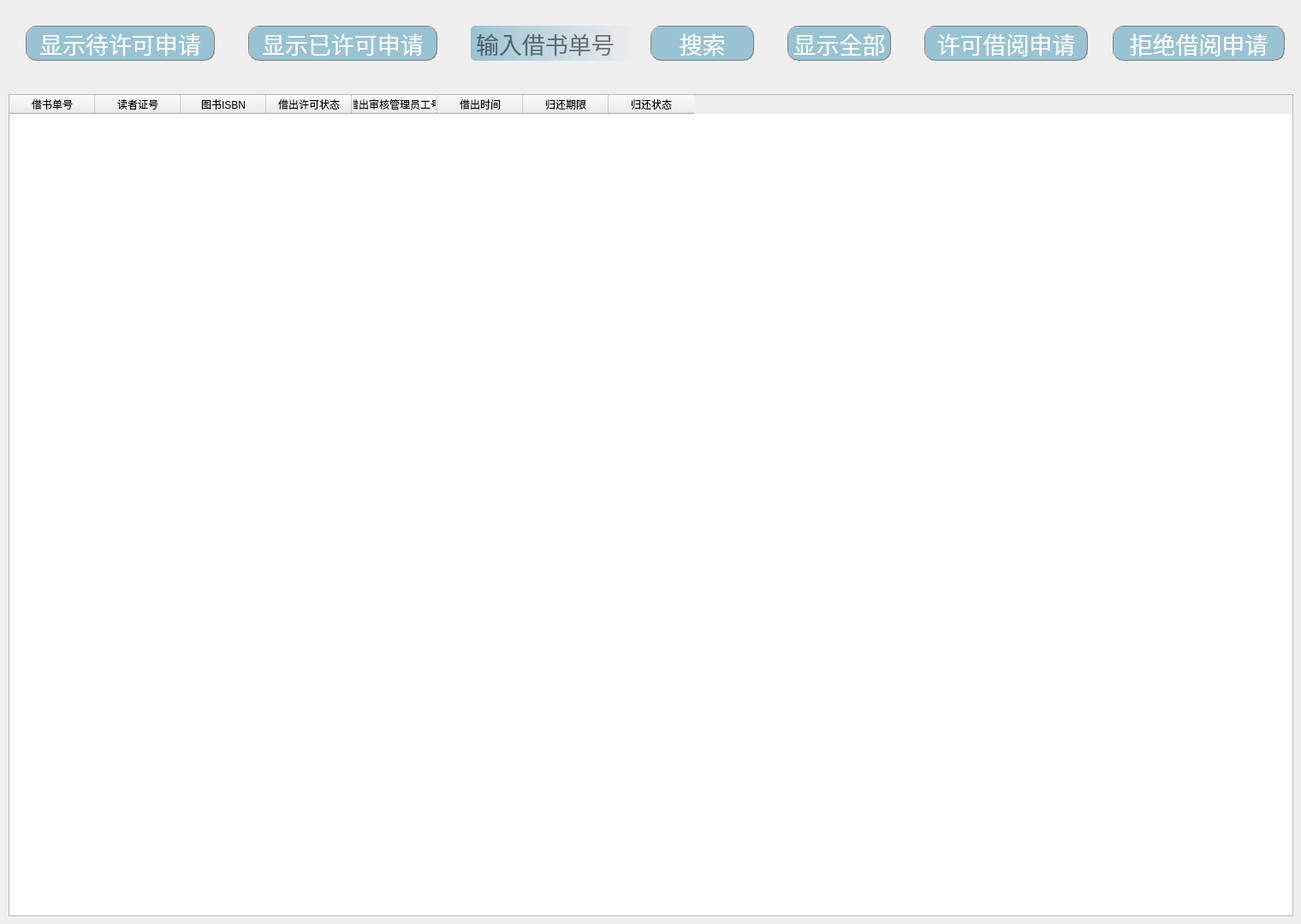
<?xml version="1.0" encoding="UTF-8"?>
<ui version="4.0">
 <class>BorrowListM</class>
 <widget class="QWidget" name="BorrowListM">
  <property name="geometry">
   <rect>
    <x>0</x>
    <y>0</y>
    <width>1520</width>
    <height>1080</height>
   </rect>
  </property>
  <property name="windowTitle">
   <string>Form</string>
  </property>
  <widget class="QPushButton" name="button_no">
   <property name="geometry">
    <rect>
     <x>1300</x>
     <y>30</y>
     <width>201</width>
     <height>41</height>
    </rect>
   </property>
   <property name="font">
    <font>
     <family>微软雅黑 Light</family>
     <pointsize>20</pointsize>
     <weight>50</weight>
     <bold>false</bold>
    </font>
   </property>
   <property name="styleSheet">
    <string notr="true">QPushButton{
border:1px groove gray;
border-radius:12px;
padding:2px 4px;
color: rgb(255, 255, 255);
background-color: rgba(153,195,211,255);
}
 
QPushButton:hover{
border:1px groove gray;
border-radius:12px;
padding:2px 4px;
color:  rgba(153,195,211,160);
background-color: rgba(153,195,211,180);
}
QPushButto:pressed{
border:1px groove gray;
border-radius:12px;
padding:2px 4px;
color: rgb(255, 255, 255);
background-color: rgba(153,195,211,100);
padding-left:6px;
padding-top:6px;
}</string>
   </property>
   <property name="text">
    <string>拒绝借阅申请</string>
   </property>
  </widget>
  <widget class="QPushButton" name="button_done">
   <property name="geometry">
    <rect>
     <x>290</x>
     <y>30</y>
     <width>221</width>
     <height>41</height>
    </rect>
   </property>
   <property name="font">
    <font>
     <family>微软雅黑 Light</family>
     <pointsize>20</pointsize>
     <weight>50</weight>
     <bold>false</bold>
    </font>
   </property>
   <property name="styleSheet">
    <string notr="true">QPushButton{
border:1px groove gray;
border-radius:12px;
padding:2px 4px;
color: rgb(255, 255, 255);
background-color: rgba(153,195,211,255);
}
 
QPushButton:hover{
border:1px groove gray;
border-radius:12px;
padding:2px 4px;
color:  rgba(153,195,211,160);
background-color: rgba(153,195,211,180);
}
QPushButto:pressed{
border:1px groove gray;
border-radius:12px;
padding:2px 4px;
color: rgb(255, 255, 255);
background-color: rgba(153,195,211,100);
padding-left:6px;
padding-top:6px;
}</string>
   </property>
   <property name="text">
    <string>显示已许可申请</string>
   </property>
  </widget>
  <widget class="QPushButton" name="button_ok">
   <property name="geometry">
    <rect>
     <x>1080</x>
     <y>30</y>
     <width>191</width>
     <height>41</height>
    </rect>
   </property>
   <property name="font">
    <font>
     <family>微软雅黑 Light</family>
     <pointsize>20</pointsize>
     <weight>50</weight>
     <bold>false</bold>
    </font>
   </property>
   <property name="styleSheet">
    <string notr="true">QPushButton{
border:1px groove gray;
border-radius:12px;
padding:2px 4px;
color: rgb(255, 255, 255);
background-color: rgba(153,195,211,255);
}
 
QPushButton:hover{
border:1px groove gray;
border-radius:12px;
padding:2px 4px;
color:  rgba(153,195,211,160);
background-color: rgba(153,195,211,180);
}
QPushButto:pressed{
border:1px groove gray;
border-radius:12px;
padding:2px 4px;
color: rgb(255, 255, 255);
background-color: rgba(153,195,211,100);
padding-left:6px;
padding-top:6px;
}</string>
   </property>
   <property name="text">
    <string>许可借阅申请</string>
   </property>
  </widget>
  <widget class="QTableWidget" name="tableWidget">
   <property name="geometry">
    <rect>
     <x>10</x>
     <y>110</y>
     <width>1501</width>
     <height>961</height>
    </rect>
   </property>
   <property name="contextMenuPolicy">
    <enum>Qt::DefaultContextMenu</enum>
   </property>
   <column>
    <property name="text">
     <string>借书单号</string>
    </property>
   </column>
   <column>
    <property name="text">
     <string>读者证号</string>
    </property>
   </column>
   <column>
    <property name="text">
     <string>图书ISBN</string>
    </property>
   </column>
   <column>
    <property name="text">
     <string>借出许可状态</string>
    </property>
   </column>
   <column>
    <property name="text">
     <string>借出审核管理员工号</string>
    </property>
   </column>
   <column>
    <property name="text">
     <string>借出时间</string>
    </property>
   </column>
   <column>
    <property name="text">
     <string>归还期限</string>
    </property>
   </column>
   <column>
    <property name="text">
     <string>归还状态</string>
    </property>
   </column>
  </widget>
  <widget class="QPushButton" name="button_all">
   <property name="geometry">
    <rect>
     <x>920</x>
     <y>30</y>
     <width>121</width>
     <height>41</height>
    </rect>
   </property>
   <property name="font">
    <font>
     <family>微软雅黑 Light</family>
     <pointsize>20</pointsize>
     <weight>50</weight>
     <bold>false</bold>
    </font>
   </property>
   <property name="styleSheet">
    <string notr="true">QPushButton{
border:1px groove gray;
border-radius:12px;
padding:2px 4px;
color: rgb(255, 255, 255);
background-color: rgba(153,195,211,255);
}
 
QPushButton:hover{
border:1px groove gray;
border-radius:12px;
padding:2px 4px;
color:  rgba(153,195,211,160);
background-color: rgba(153,195,211,180);
}
QPushButto:pressed{
border:1px groove gray;
border-radius:12px;
padding:2px 4px;
color: rgb(255, 255, 255);
background-color: rgba(153,195,211,100);
padding-left:6px;
padding-top:6px;
}</string>
   </property>
   <property name="text">
    <string>显示全部</string>
   </property>
  </widget>
  <widget class="QPushButton" name="button_todo">
   <property name="geometry">
    <rect>
     <x>30</x>
     <y>30</y>
     <width>221</width>
     <height>41</height>
    </rect>
   </property>
   <property name="font">
    <font>
     <family>微软雅黑 Light</family>
     <pointsize>20</pointsize>
     <weight>50</weight>
     <bold>false</bold>
    </font>
   </property>
   <property name="styleSheet">
    <string notr="true">QPushButton{
border:1px groove gray;
border-radius:12px;
padding:2px 4px;
color: rgb(255, 255, 255);
background-color: rgba(153,195,211,255);
}
 
QPushButton:hover{
border:1px groove gray;
border-radius:12px;
padding:2px 4px;
color:  rgba(153,195,211,160);
background-color: rgba(153,195,211,180);
}
QPushButto:pressed{
border:1px groove gray;
border-radius:12px;
padding:2px 4px;
color: rgb(255, 255, 255);
background-color: rgba(153,195,211,100);
padding-left:6px;
padding-top:6px;
}</string>
   </property>
   <property name="text">
    <string>显示待许可申请</string>
   </property>
  </widget>
  <widget class="QPushButton" name="button_searchid">
   <property name="geometry">
    <rect>
     <x>760</x>
     <y>30</y>
     <width>121</width>
     <height>41</height>
    </rect>
   </property>
   <property name="font">
    <font>
     <family>微软雅黑 Light</family>
     <pointsize>20</pointsize>
     <weight>50</weight>
     <bold>false</bold>
    </font>
   </property>
   <property name="styleSheet">
    <string notr="true">QPushButton{
border:1px groove gray;
border-radius:12px;
padding:2px 4px;
color: rgb(255, 255, 255);
background-color: rgba(153,195,211,255);
}
 
QPushButton:hover{
border:1px groove gray;
border-radius:12px;
padding:2px 4px;
color:  rgba(153,195,211,160);
background-color: rgba(153,195,211,180);
}
QPushButto:pressed{
border:1px groove gray;
border-radius:12px;
padding:2px 4px;
color: rgb(255, 255, 255);
background-color: rgba(153,195,211,100);
padding-left:6px;
padding-top:6px;
}</string>
   </property>
   <property name="text">
    <string>搜索</string>
   </property>
  </widget>
  <widget class="QLineEdit" name="searchle">
   <property name="geometry">
    <rect>
     <x>550</x>
     <y>30</y>
     <width>191</width>
     <height>41</height>
    </rect>
   </property>
   <property name="font">
    <font>
     <family>微软雅黑 Light</family>
     <pointsize>20</pointsize>
    </font>
   </property>
   <property name="acceptDrops">
    <bool>false</bool>
   </property>
   <property name="styleSheet">
    <string notr="true">border-radius:5px;
padding:2px 4px;
background-color: qlineargradient(spread:pad, x1:0, y1:0, x2:1, y2:0, stop:0 rgba(153,195,211,255), stop:1 rgba(152,195,212, 0));</string>
   </property>
   <property name="maxLength">
    <number>16</number>
   </property>
   <property name="placeholderText">
    <string>输入借书单号</string>
   </property>
   <property name="clearButtonEnabled">
    <bool>true</bool>
   </property>
  </widget>
 </widget>
 <resources/>
 <connections/>
</ui>
